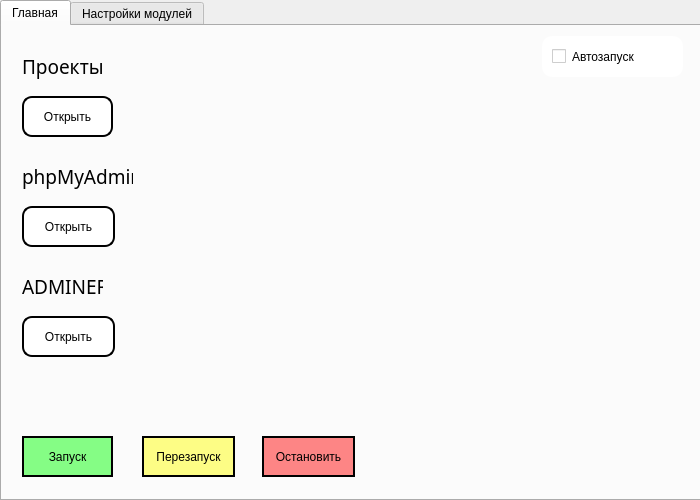
<?xml version="1.0" encoding="UTF-8"?>
<ui version="4.0">
 <class>Peresvet</class>
 <widget class="QWidget" name="Peresvet">
  <property name="geometry">
   <rect>
    <x>0</x>
    <y>0</y>
    <width>700</width>
    <height>500</height>
   </rect>
  </property>
  <property name="minimumSize">
   <size>
    <width>700</width>
    <height>500</height>
   </size>
  </property>
  <property name="maximumSize">
   <size>
    <width>700</width>
    <height>500</height>
   </size>
  </property>
  <property name="windowTitle">
   <string>Пересвет Панель</string>
  </property>
  <property name="styleSheet">
   <string notr="true"/>
  </property>
  <widget class="QTabWidget" name="tabWidget">
   <property name="geometry">
    <rect>
     <x>0</x>
     <y>0</y>
     <width>701</width>
     <height>501</height>
    </rect>
   </property>
   <property name="styleSheet">
    <string notr="true"/>
   </property>
   <property name="currentIndex">
    <number>0</number>
   </property>
   <widget class="QWidget" name="tab">
    <attribute name="title">
     <string>Главная</string>
    </attribute>
    <widget class="QPushButton" name="run_me">
     <property name="geometry">
      <rect>
       <x>20</x>
       <y>410</y>
       <width>91</width>
       <height>41</height>
      </rect>
     </property>
     <property name="styleSheet">
      <string notr="true">background: rgba(0, 255, 0, 120);
border: 2px solid black;
</string>
     </property>
     <property name="text">
      <string>Запуск</string>
     </property>
    </widget>
    <widget class="QCheckBox" name="checkBox">
     <property name="geometry">
      <rect>
       <x>540</x>
       <y>10</y>
       <width>141</width>
       <height>41</height>
      </rect>
     </property>
     <property name="styleSheet">
      <string notr="true"> background-color: rgba(255, 255, 255, 230); color: black;
 padding: 10px;
border-radius: 10px;</string>
     </property>
     <property name="text">
      <string>Автозапуск</string>
     </property>
    </widget>
    <widget class="QPushButton" name="restart_me">
     <property name="geometry">
      <rect>
       <x>140</x>
       <y>410</y>
       <width>93</width>
       <height>41</height>
      </rect>
     </property>
     <property name="styleSheet">
      <string notr="true">background: rgba(255, 255, 0, 120);
border: 2px solid black;
</string>
     </property>
     <property name="text">
      <string>Перезапуск</string>
     </property>
    </widget>
    <widget class="QPushButton" name="stop_me">
     <property name="geometry">
      <rect>
       <x>260</x>
       <y>410</y>
       <width>93</width>
       <height>41</height>
      </rect>
     </property>
     <property name="styleSheet">
      <string notr="true">background: rgba(255, 0, 0, 120);
border: 2px solid black;
</string>
     </property>
     <property name="text">
      <string>Остановить</string>
     </property>
    </widget>
    <widget class="QPushButton" name="pushButton_6">
     <property name="geometry">
      <rect>
       <x>20</x>
       <y>70</y>
       <width>91</width>
       <height>41</height>
      </rect>
     </property>
     <property name="styleSheet">
      <string notr="true">QPushButton {
        background-color: rgba(255, 255, 255, 230);
        color: black;
		border: 2px solid black;
        padding: 10px;
        border-radius: 10px;
    }
QPushButton:hover {
    background-color: rgba(230, 230, 230, 230);
}
QPushButton:pressed {
    background-color: rgba(200, 200, 200, 230);
}
QLabel {
background-color: rgba(255, 255, 255, 230);
color: black;
padding-left: 5px;
}</string>
     </property>
     <property name="text">
      <string>Открыть</string>
     </property>
    </widget>
    <widget class="QLabel" name="label_2">
     <property name="geometry">
      <rect>
       <x>20</x>
       <y>240</y>
       <width>81</width>
       <height>41</height>
      </rect>
     </property>
     <property name="font">
      <font>
       <family>Molodo-font</family>
       <pointsize>14</pointsize>
      </font>
     </property>
     <property name="styleSheet">
      <string notr="true">border-radius: 10px;</string>
     </property>
     <property name="text">
      <string>ADMINER</string>
     </property>
    </widget>
    <widget class="QPushButton" name="open_adminer">
     <property name="geometry">
      <rect>
       <x>20</x>
       <y>290</y>
       <width>93</width>
       <height>41</height>
      </rect>
     </property>
     <property name="styleSheet">
      <string notr="true">QPushButton {
        background-color: rgba(255, 255, 255, 230);
        color: black;
        padding: 10px;
		border: 2px solid black;
        border-radius: 10px;
    }
QPushButton:hover {
    background-color: rgba(230, 230, 230, 230);
}
QPushButton:pressed {
    background-color: rgba(200, 200, 200, 230);
}
QPushButton:enabled {
    background-color: rgba(255, 255, 255, 230);
}
QPushButton:disabled {
    background-color: rgba(130, 130, 130, 230);
}</string>
     </property>
     <property name="text">
      <string>Открыть</string>
     </property>
    </widget>
    <widget class="QLabel" name="label">
     <property name="geometry">
      <rect>
       <x>20</x>
       <y>130</y>
       <width>111</width>
       <height>41</height>
      </rect>
     </property>
     <property name="font">
      <font>
       <family>Molodo-font</family>
       <pointsize>14</pointsize>
      </font>
     </property>
     <property name="styleSheet">
      <string notr="true">border-radius: 10px;</string>
     </property>
     <property name="text">
      <string>phpMyAdmin</string>
     </property>
    </widget>
    <widget class="QPushButton" name="open_phpmyadmin">
     <property name="geometry">
      <rect>
       <x>20</x>
       <y>180</y>
       <width>93</width>
       <height>41</height>
      </rect>
     </property>
     <property name="styleSheet">
      <string notr="true">QPushButton {
        background-color: rgba(255, 255, 255, 230);
        color: black;
        padding: 10px;
		border: 2px solid black;
        border-radius: 10px;
    }
QPushButton:hover {
    background-color: rgba(230, 230, 230, 230);
}
QPushButton:pressed {
    background-color: rgba(200, 200, 200, 230);
}
QPushButton:enabled {
    background-color: rgba(255, 255, 255, 230);
}
QPushButton:disabled {
    background-color: rgba(130, 130, 130, 230);
}</string>
     </property>
     <property name="text">
      <string>Открыть</string>
     </property>
    </widget>
    <widget class="QLabel" name="label_9">
     <property name="geometry">
      <rect>
       <x>20</x>
       <y>20</y>
       <width>91</width>
       <height>41</height>
      </rect>
     </property>
     <property name="font">
      <font>
       <family>Molodo-font</family>
       <pointsize>14</pointsize>
      </font>
     </property>
     <property name="styleSheet">
      <string notr="true">border-radius: 10px;</string>
     </property>
     <property name="text">
      <string>Проекты</string>
     </property>
    </widget>
    <widget class="QLabel" name="icon1">
     <property name="geometry">
      <rect>
       <x>590</x>
       <y>370</y>
       <width>91</width>
       <height>91</height>
      </rect>
     </property>
     <property name="text">
      <string/>
     </property>
    </widget>
   </widget>
   <widget class="QWidget" name="tab_2">
    <attribute name="title">
     <string>Настройки модулей</string>
    </attribute>
    <widget class="QLabel" name="label_3">
     <property name="geometry">
      <rect>
       <x>20</x>
       <y>20</y>
       <width>131</width>
       <height>21</height>
      </rect>
     </property>
     <property name="font">
      <font>
       <pointsize>10</pointsize>
      </font>
     </property>
     <property name="styleSheet">
      <string notr="true">border-radius: 3px;</string>
     </property>
     <property name="text">
      <string>Веб-серверы</string>
     </property>
    </widget>
    <widget class="QComboBox" name="apache_list">
     <property name="geometry">
      <rect>
       <x>30</x>
       <y>70</y>
       <width>201</width>
       <height>25</height>
      </rect>
     </property>
    </widget>
    <widget class="QComboBox" name="nginx_list">
     <property name="geometry">
      <rect>
       <x>30</x>
       <y>120</y>
       <width>201</width>
       <height>25</height>
      </rect>
     </property>
    </widget>
    <widget class="QComboBox" name="php_list">
     <property name="geometry">
      <rect>
       <x>30</x>
       <y>170</y>
       <width>201</width>
       <height>25</height>
      </rect>
     </property>
    </widget>
    <widget class="QComboBox" name="postgresql_list">
     <property name="geometry">
      <rect>
       <x>30</x>
       <y>270</y>
       <width>201</width>
       <height>25</height>
      </rect>
     </property>
    </widget>
    <widget class="QComboBox" name="mysql_list">
     <property name="geometry">
      <rect>
       <x>30</x>
       <y>320</y>
       <width>201</width>
       <height>25</height>
      </rect>
     </property>
    </widget>
    <widget class="QComboBox" name="redis_list">
     <property name="geometry">
      <rect>
       <x>30</x>
       <y>370</y>
       <width>201</width>
       <height>25</height>
      </rect>
     </property>
    </widget>
    <widget class="QLabel" name="server_type">
     <property name="geometry">
      <rect>
       <x>150</x>
       <y>20</y>
       <width>201</width>
       <height>21</height>
      </rect>
     </property>
     <property name="styleSheet">
      <string notr="true">border-radius: 3px;</string>
     </property>
     <property name="text">
      <string>Выключено</string>
     </property>
    </widget>
    <widget class="QCheckBox" name="apache_checkbox">
     <property name="geometry">
      <rect>
       <x>240</x>
       <y>70</y>
       <width>121</width>
       <height>25</height>
      </rect>
     </property>
     <property name="styleSheet">
      <string notr="true">QCheckBox::indicator {
    width:  25px;
    height: 25px;
}
QCheckBox::indicator:checked {
    image: url(images/checkbox_active.png);
}
QCheckBox::indicator:unchecked  {
    image: url(images/checkbox_deactive.png);
}
QCheckBox::indicator:disabled  {
    image: url(images/checkbox_disabled.png);
}</string>
     </property>
     <property name="text">
      <string/>
     </property>
    </widget>
    <widget class="QCheckBox" name="nginx_checkbox">
     <property name="geometry">
      <rect>
       <x>240</x>
       <y>120</y>
       <width>121</width>
       <height>25</height>
      </rect>
     </property>
     <property name="styleSheet">
      <string notr="true">QCheckBox::indicator {
    width:  25px;
    height: 25px;
}
QCheckBox::indicator:checked {
    image: url(images/checkbox_active.png);
}
QCheckBox::indicator:unchecked  {
    image: url(images/checkbox_deactive.png);
}
QCheckBox::indicator:disabled  {
    image: url(images/checkbox_disabled.png);
}</string>
     </property>
     <property name="text">
      <string/>
     </property>
    </widget>
    <widget class="QCheckBox" name="postgresql_checkbox">
     <property name="geometry">
      <rect>
       <x>240</x>
       <y>270</y>
       <width>121</width>
       <height>25</height>
      </rect>
     </property>
     <property name="styleSheet">
      <string notr="true">QCheckBox::indicator {
    width:  25px;
    height: 25px;
}
QCheckBox::indicator:checked {
    image: url(images/checkbox_active.png);
}
QCheckBox::indicator:unchecked  {
    image: url(images/checkbox_deactive.png);
}
QCheckBox::indicator:disabled  {
    image: url(images/checkbox_disabled.png);
}</string>
     </property>
     <property name="text">
      <string/>
     </property>
    </widget>
    <widget class="QCheckBox" name="mysql_checkbox">
     <property name="geometry">
      <rect>
       <x>240</x>
       <y>320</y>
       <width>121</width>
       <height>25</height>
      </rect>
     </property>
     <property name="styleSheet">
      <string notr="true">QCheckBox::indicator {
    width:  25px;
    height: 25px;
}
QCheckBox::indicator:checked {
    image: url(images/checkbox_active.png);
}
QCheckBox::indicator:unchecked  {
    image: url(images/checkbox_deactive.png);
}
QCheckBox::indicator:disabled  {
    image: url(images/checkbox_disabled.png);
}</string>
     </property>
     <property name="text">
      <string/>
     </property>
    </widget>
    <widget class="QCheckBox" name="redis_checkbox">
     <property name="geometry">
      <rect>
       <x>240</x>
       <y>370</y>
       <width>121</width>
       <height>25</height>
      </rect>
     </property>
     <property name="styleSheet">
      <string notr="true">QCheckBox::indicator {
    width:  25px;
    height: 25px;
}
QCheckBox::indicator:checked {
    image: url(images/checkbox_active.png);
}
QCheckBox::indicator:unchecked  {
    image: url(images/checkbox_deactive.png);
}
QCheckBox::indicator:disabled  {
    image: url(images/checkbox_disabled.png);
}</string>
     </property>
     <property name="text">
      <string/>
     </property>
    </widget>
    <widget class="QLabel" name="label_10">
     <property name="geometry">
      <rect>
       <x>30</x>
       <y>150</y>
       <width>201</width>
       <height>21</height>
      </rect>
     </property>
     <property name="styleSheet">
      <string notr="true">border-radius: 3px;</string>
     </property>
     <property name="text">
      <string>PHP</string>
     </property>
    </widget>
    <widget class="QLabel" name="icon2">
     <property name="geometry">
      <rect>
       <x>590</x>
       <y>370</y>
       <width>91</width>
       <height>91</height>
      </rect>
     </property>
     <property name="text">
      <string/>
     </property>
    </widget>
    <widget class="QLabel" name="server_type_2">
     <property name="geometry">
      <rect>
       <x>30</x>
       <y>50</y>
       <width>201</width>
       <height>21</height>
      </rect>
     </property>
     <property name="styleSheet">
      <string notr="true">border-radius: 3px;</string>
     </property>
     <property name="text">
      <string>apache</string>
     </property>
    </widget>
    <widget class="QLabel" name="server_type_3">
     <property name="geometry">
      <rect>
       <x>30</x>
       <y>100</y>
       <width>201</width>
       <height>21</height>
      </rect>
     </property>
     <property name="styleSheet">
      <string notr="true">border-radius: 3px;</string>
     </property>
     <property name="text">
      <string>nginx</string>
     </property>
    </widget>
    <widget class="QLabel" name="label_8">
     <property name="geometry">
      <rect>
       <x>10</x>
       <y>220</y>
       <width>111</width>
       <height>21</height>
      </rect>
     </property>
     <property name="font">
      <font>
       <pointsize>10</pointsize>
      </font>
     </property>
     <property name="styleSheet">
      <string notr="true">border-radius: 3px;</string>
     </property>
     <property name="text">
      <string>Базы данных</string>
     </property>
    </widget>
    <widget class="QLabel" name="server_type_4">
     <property name="geometry">
      <rect>
       <x>30</x>
       <y>250</y>
       <width>201</width>
       <height>21</height>
      </rect>
     </property>
     <property name="styleSheet">
      <string notr="true">border-radius: 3px;</string>
     </property>
     <property name="text">
      <string>postgresql</string>
     </property>
    </widget>
    <widget class="QLabel" name="server_type_5">
     <property name="geometry">
      <rect>
       <x>30</x>
       <y>300</y>
       <width>201</width>
       <height>21</height>
      </rect>
     </property>
     <property name="styleSheet">
      <string notr="true">border-radius: 3px;</string>
     </property>
     <property name="text">
      <string>mysql</string>
     </property>
    </widget>
    <widget class="QLabel" name="server_type_6">
     <property name="geometry">
      <rect>
       <x>30</x>
       <y>350</y>
       <width>201</width>
       <height>21</height>
      </rect>
     </property>
     <property name="styleSheet">
      <string notr="true">border-radius: 3px;</string>
     </property>
     <property name="text">
      <string>redis</string>
     </property>
    </widget>
   </widget>
  </widget>
 </widget>
 <resources/>
 <connections/>
</ui>
